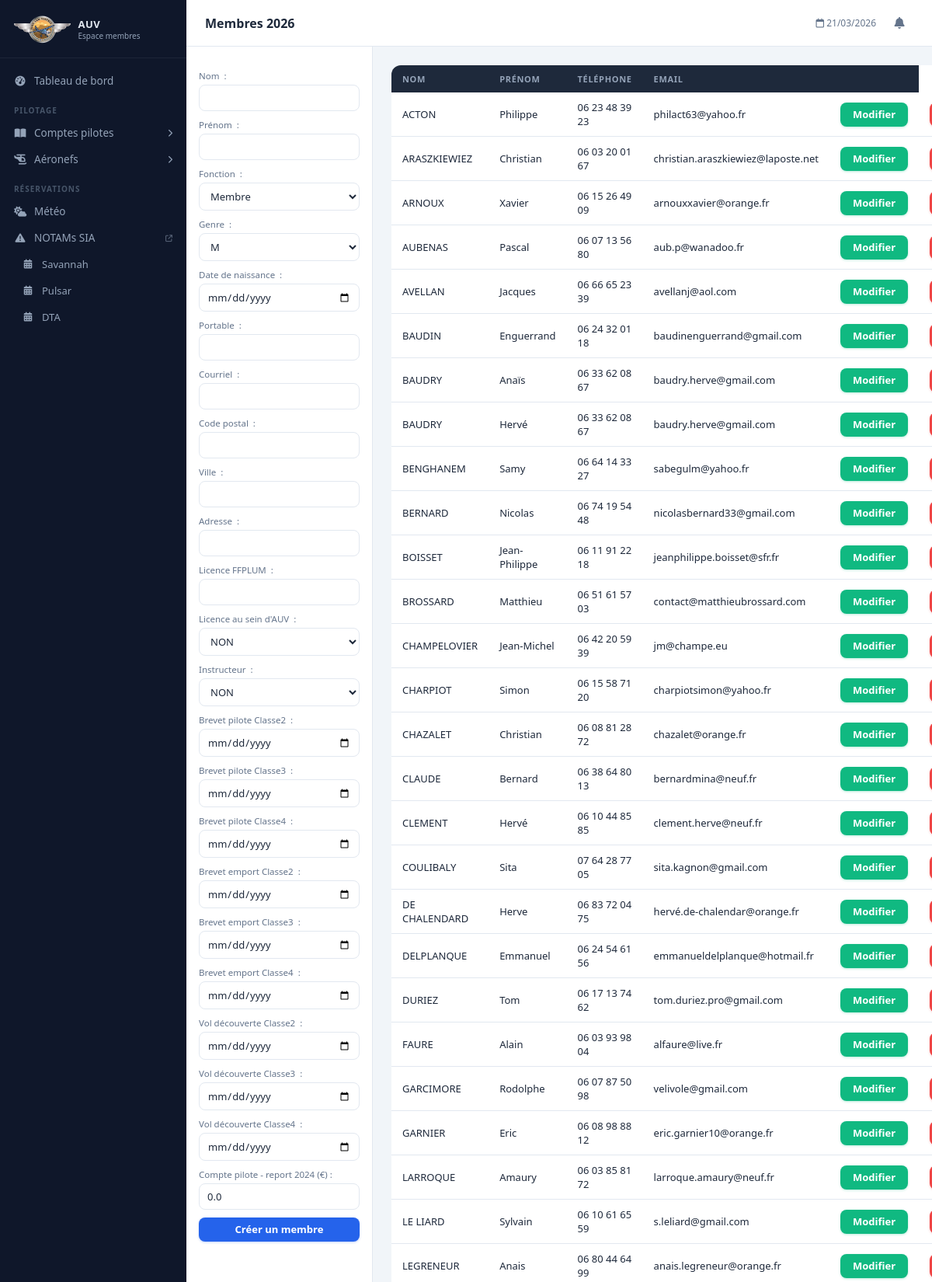
Page /intranetGererMembers (signed in, upper part) on the committed database.
### Intranet/models.py (models this page shows, shortened)
class Aeronef(models.Model):
    def __str__(self):
        text = self.type
        return text
    type = models.CharField(max_length = 20)
    classeULM = models.ForeignKey('ClasseULM',
                                  on_delete=models.CASCADE,
                                  default = 3)
    immatriculation = models.CharField(max_length = 6,
                                       default = 'XXXXX')
    indicatifRadio = models.CharField(max_length = 6,
                                       default = 'F-JXXX')
    limiteAptitudeVol = models.DateField(blank = True,
                            null = True)
    limiteLSA = models.DateField(blank = True,
                            null = True)
    limiteParachute = models.DateField(blank = True,
                            null = True)
    date = models.DateField(blank = True,
                            null = True)
    tarifPilote = models.DecimalField(decimal_places = 2,
                                      max_digits = 5,
                                      default = 00.00)
    tarifElevePilote = models.DecimalField(decimal_places = 2,
                                      max_digits = 5,
                                      default = 00.00)

class Sex(models.Model):
    def __str__(self):
        return self.genre
    genre = models.CharField(max_length = 1,
                             default = 'M')

class Member(models.Model):
    statut = models.ForeignKey('Statut',
                               on_delete=models.CASCADE,
                               default = 5)
    name = models.CharField(max_length = 50)
    vorname = models.CharField(max_length = 50)
    password = models.CharField(max_length = 20,
                                default = '0000')
    genre = models.ForeignKey('Sex',
                               on_delete=models.CASCADE,
                               default = 1)
    birthday = models.DateField(blank = True,
                                null = True)
    phone = models.CharField(max_length = 14,
                             blank=True,
                             null = True)
    email = models.EmailField(max_length = 50,
                              blank=True,
                              null = True)
    zip = models.CharField(max_length = 5,
                           blank=True,
                           null = True)
    city = models.CharField(max_length = 50,
                            blank=True,
                            null = True)
    adress = models.CharField(max_length = 200,
                              blank=True,
                              null = True)
    licenceFFPLUM = models.CharField(max_length = 6,
                                     blank = True,
                                     null = True)
    licenceAUV = models.ForeignKey(OuiNon,
                                on_delete=models.CASCADE,
                                related_name='licenceAUVOuiNon',
                                default = 1)
    brevetInstructeur = models.ForeignKey(OuiNon,
                                on_delete=models.CASCADE,
                                related_name='brevetInstructeurOuiNon',
                                default = 1)
    datePiloteC2 = models.DateField(blank = True,
                                null = True)
    datePiloteC3 = models.DateField(blank = True,
                                null = True)
    datePiloteC4 = models.DateField(blank = True,
                                null = True)
    dateEmportC2 = models.DateField(blank = True,
                                null = True)
    dateEmportC3 = models.DateField(blank = True,
                                null = True)
    dateEmportC4 = models.DateField(blank = True,
                                null = True)
    dateBaptemeC2 = models.DateField(blank = True,
                                null = True)
    dateBaptemeC3 = models.DateField(blank = True,
                                null = True)
    dateBaptemeC4 = models.DateField(blank = True,
                                null = True)
    reportComptePilote2024 = models.DecimalField(decimal_places = 2,
                                                 max_digits = 8,
                                                 default = 00.00)
    produitComptePilote = models.DecimalField(decimal_places = 2,
                                            max_digits = 8,
                                            default = 00.00)
    chargeComptePilote = models.DecimalField(decimal_places = 2,
                                            max_digits = 8,
                                            default = 00.00)
    class Meta:
        ordering = ['name','vorname']

### Intranet/MenuMembres/views.py (the view)
# urls.py: path('intranetGererMembers', intranetMemberAddShow, name="intranet_Member_Add_Show"),
def intranetMemberAddShow(request):
    loggedMember = getLoggedMemberFromRequest(request)
    if loggedMember:
        templateName = "intranetGererMembers.html"
        context = {'loggedMember' : loggedMember,
                   'current_date_time' : dateTimeParis(),
                   'current_year' : datetime.now().year,
                   'actionBtnName' : 'Créer un membre',
                   'allAeronef' : Aeronef.objects.all(),
            }
        memberAll = Member.objects.all()
        context['memberAll'] = memberAll
        if request.method == 'POST':
            form = memberForm(request.POST)
            if form.is_valid():
                if config.idMember == 0:
                    form.save()
                else:
                    activeMember = Member.objects.get(pk=config.idMember)
                    activeMember.name = request.POST.get('name')
                    activeMember.vorname = request.POST.get('vorname')
                    activeMember.genre=form.cleaned_data['genre']
                    activeMember.birthday=form.cleaned_data['birthday']
                    activeMember.email = request.POST.get('email')
                    activeMember.phone=request.POST.get('phone')
                    activeMember.zip=request.POST.get('zip')
                    activeMember.city=request.POST.get('city')
                    activeMember.adress=request.POST.get('adress')
                    activeMember.licenceFFPLUM=request.POST.get('licenceFFPLUM')
                    activeMember.licenceAUV=form.cleaned_data['licenceAUV']
                    activeMember.instructeur=form.cleaned_data['brevetInstructeur']
                    activeMember.datePiloteC2 = form.cleaned_data['datePiloteC2']
                    activeMember.datePiloteC3 = form.cleaned_data['datePiloteC3']
                    activeMember.datePiloteC4 = form.cleaned_data['datePiloteC4']
                    activeMember.dateEmportC2 = form.cleaned_data['dateEmportC2']
                    activeMember.dateEmportC3 = form.cleaned_data['dateEmportC3']
                    activeMember.dateEmportC4 = form.cleaned_data['dateEmportC4']
                    activeMember.dateBaptemeC2 = form.cleaned_data['dateBaptemeC2']
                    activeMember.dateBaptemeC3 = form.cleaned_data['dateBaptemeC3']
                    activeMember.dateBaptemeC4 = form.cleaned_data['dateBaptemeC4']
                    activeMember.reportComptePilote2024 = request.POST.get('reportComptePilote2024')
                    activeMember.save()
                    config.idMember = 0
                return HttpResponseRedirect(request.path) #Evite de créer le même objet quand on rafraichit la page
        else:
            form = memberForm()
        context["form"] = form
        return render(request, templateName, context)
    else:
        return redirect('/internetAccueil')

### Intranet/context_processors.py (called while the page is built)
def notifications(request):
    if 'loggedMemberId' not in request.session:
        return {}
    from Intranet.models import Member
    try:
        member = Member.objects.get(id=request.session['loggedMemberId'])
        notifs = Notification.objects.filter(recipient=member).order_by('-created_at')[:8]
        unread = Notification.objects.filter(recipient=member, is_read=False).count()
        return {
            'notifications': notifs,
            'notif_count':   unread,
        }
    except Exception:
        return {}

### Intranet/models.py (called while the page is built)
    def __str__(self):
        text = self.value
        return text

    def __str__(self):
        return self.value

### Intranet/views.py (called while the page is built)
def getLoggedMemberFromRequest(request):
    if 'loggedMemberId' in request.session:
        loggedMemberId = request.session['loggedMemberId']
        loggedMember = Member.objects.get(id=loggedMemberId)
        return loggedMember
    return None

### ULMASSO/views.py (called while the page is built)
def dateTimeParis():
    now = datetime.now(tz = ZoneInfo("Europe/Paris"))
    return now.strftime("%d/%m/%Y %H:%M")

### Intranet/templates/intranetGererMembers.html (shortened to what this page needs)
{% extends "baseIntranet.html" %}
{% block bodyId %}
	intranetGererMembresPage
{% endblock %}
{% block titrePage %}
	<p>Membres {{current_year}}</p>
{% endblock %}
{% block asideContent %}
	<form action = "{% url "intranet_Member_Add_Show" %}" method = "post">
		{{ form.as_p }}
		<p><input type="submit" value= "{{ actionBtnName }}" class = "BtnSubmit" /></p>
	</form>
{% endblock %}
{% block mainContent %}
	<div>
		{% if memberAll %}
			<table class="table">
  				<thead>
    				<tr>
						<th scope="col">Nom</th>
      					<th scope="col">Prénom</th>
      					<th scope="col">Téléphone</th>
      					<th scope="col">email</th>
      					<th scope="col"></th>
    				</tr>
  				</thead>
  				<tbody>
					{% for member in memberAll %}
					  	<tr>
							<td>{{member.name}}</td>
      						<td>{{member.vorname}}</td>
      						<td>{{member.phone}}</td>
      						<td>{{member.email}}</td>
      						<td>
								<form action ="{% url "intranet_Member_Modify" member.id %}" method="POST">
									<input type = "submit" value="Modifier" class = "BtnModify"/>
								</form>
							</td>
      						<td>
								<form action ="{% url "intranet_Member_Delete" member.id %}" method="POST">
									<input type = "submit" value="Supprimer" class = "BtnDelete"/>
								</form>
							</td>
    					</tr>
    				{% endfor %}
  				</tbody>
			</table>
		{% else %}
			<p>Aucun membre n'est actuellement enregistré</p>
		{% endif %}
	</div>
{% endblock %}

### Intranet/templates/baseIntranet.html (shortened to what this page needs)
<!DOCTYPE html>
<html lang="fr">
<head>
    <link rel="stylesheet" href="https://cdnjs.cloudflare.com/ajax/libs/font-awesome/6.5.0/css/all.min.css">
    <link rel="stylesheet" type="text/css" href="static/css/styleIntranet.css">
    <link rel="stylesheet" type="text/css" href="static/css/styleMenuPrincipal.css">
</head>
<body id="{% block bodyId %}page{% endblock %}">
<nav id="sidebar">
    <div class="sb-logo">
        <img src="static/res/icones/logo.png" alt="AUV">
        <div>
            <div class="sb-logo-text">AUV</div>
            <div class="sb-logo-sub">Espace membres</div>
        </div>
    </div>
    <div class="sb-nav">
        <a href="intranetAccueil" class="sb-item">
            <i class="fa-solid fa-gauge-high"></i>
            Tableau de bord
        </a>
        <div class="sb-section-label">Pilotage</div>
        <details class="sb-group">
            <summary class="sb-item">
                <i class="fa-solid fa-book-open"></i>
                Comptes pilotes
                <i class="fa-solid fa-chevron-right sb-chevron"></i>
            </summary>
        </details>
        <details class="sb-group">
            <summary class="sb-item">
                <i class="fa-solid fa-helicopter"></i>
                Aéronefs
                <i class="fa-solid fa-chevron-right sb-chevron"></i>
            </summary>
        </details>
        <div class="sb-section-label">Réservations</div>
        <a href="intranetWeather" class="sb-item">
            <i class="fa-solid fa-cloud-sun"></i>
            Météo
        </a>
        <a href="https://www.sia.aviation-civile.gouv.fr/documents/supaip/notam.php" target="_blank" class="sb-item">
            <i class="fa-solid fa-triangle-exclamation"></i>
            NOTAMs SIA
            <i class="fa-solid fa-external-link" style="font-size:9px;margin-left:auto;opacity:.5"></i>
        </a>
        {% for aeronef in allAeronef %}
        <a href="{% url 'intranet_Reservation_Calendrier' aeronef %}" class="sb-item" style="padding-left:28px;font-size:13px">
            <i class="fa-solid fa-calendar-days" style="font-size:12px"></i>
            {{ aeronef.type }}
        </a>
        {% endfor %}
    </div>
</nav>
<div id="appMain">
    <header id="topBar">
        <div class="tb-title">
            {% block titrePage %}{% endblock %}
        </div>
        <div class="tb-right">
            <span style="font-size:12px;color:#64748b" id="tb-date">
                <i class="fa-regular fa-calendar"></i>
                {{ current_date_time|slice:":10" }}
            </span>
            <div style="position:relative">
                <button class="notif-btn" id="notifBtn" onclick="toggleNotif()">
                    <i class="fa-solid fa-bell"></i>
                </button>
            </div>
        </div>
    </header>
    <div id="contentArea">
        <aside id="asideContent">
            {% block asideContent %}{% endblock %}
        </aside>
        <main id="mainContent">
            {% block mainContent %}{% endblock %}
        </main>
    </div>
</div>
</body>
</html>

### rows in the picture
Aeronef: type "Savannah"
Aeronef: type "Pulsar"
Aeronef: type "DTA"
Sex: genre "M"
Member: name "ACTON", vorname "Philippe", phone "06 23 48 39 23", email "philact63@yahoo.fr"
Member: name "ARASZKIEWIEZ", vorname "Christian", phone "06 03 20 01 67", email "christian.araszkiewiez@laposte.net"
Member: name "ARNOUX", vorname "Xavier", phone "06 15 26 49 09", email "arnouxxavier@orange.fr"
Member: name "AUBENAS", vorname "Pascal", phone "06 07 13 56 80", email "aub.p@wanadoo.fr"
Member: name "AVELLAN", vorname "Jacques", phone "06 66 65 23 39", email "avellanj@aol.com"
Member: name "BAUDIN", vorname "Enguerrand", phone "06 24 32 01 18", email "baudinenguerrand@gmail.com"
Member: name "BAUDRY", vorname "Anaïs", phone "06 33 62 08 67", email "baudry.herve@gmail.com"
Member: name "BAUDRY", vorname "Hervé", phone "06 33 62 08 67", email "baudry.herve@gmail.com"
Member: name "BENGHANEM", vorname "Samy", phone "06 64 14 33 27", email "sabegulm@yahoo.fr"
Member: name "BERNARD", vorname "Nicolas", phone "06 74 19 54 48", email "nicolasbernard33@gmail.com"
Member: name "BOISSET", vorname "Jean-Philippe", phone "06 11 91 22 18", email "jeanphilippe.boisset@sfr.fr"
Member: name "BROSSARD", vorname "Matthieu", phone "06 51 61 57 03", email "contact@matthieubrossard.com"
Member: name "CHAMPELOVIER", vorname "Jean-Michel", phone "06 42 20 59 39", email "jm@champe.eu"
Member: name "CHARPIOT", vorname "Simon", phone "06 15 58 71 20", email "charpiotsimon@yahoo.fr"
Member: name "CHAZALET", vorname "Christian", phone "06 08 81 28 72", email "chazalet@orange.fr"
Member: name "CLAUDE", vorname "Bernard", phone "06 38 64 80 13", email "bernardmina@neuf.fr"
Member: name "CLEMENT", vorname "Hervé", phone "06 10 44 85 85", email "clement.herve@neuf.fr"
Member: name "COULIBALY", vorname "Sita", phone "07 64 28 77 05", email "sita.kagnon@gmail.com"
Member: name "DE CHALENDARD", vorname "Herve", phone "06 83 72 04 75", email "hervé.de-chalendar@orange.fr"
Member: name "DELPLANQUE", vorname "Emmanuel", phone "06 24 54 61 56", email "emmanueldelplanque@hotmail.fr"
Member: name "DURIEZ", vorname "Tom", phone "06 17 13 74 62", email "tom.duriez.pro@gmail.com"
Member: name "FAURE", vorname "Alain", phone "06 03 93 98 04", email "alfaure@live.fr"
Member: name "GARCIMORE", vorname "Rodolphe", phone "06 07 87 50 98", email "velivole@gmail.com"
Member: name "GARNIER", vorname "Eric", phone "06 08 98 88 12", email "eric.garnier10@orange.fr"
Member: name "LARROQUE", vorname "Amaury", phone "06 03 85 81 72", email "larroque.amaury@neuf.fr"
Member: name "LE LIARD", vorname "Sylvain", phone "06 10 61 65 59", email "s.leliard@gmail.com"
Member: name "LEGRENEUR", vorname "Anais", phone "06 80 44 64 99", email "anais.legreneur@orange.fr"

### other values in the picture
{{ current_date_time|slice:":10" }} "21/03/2026"
